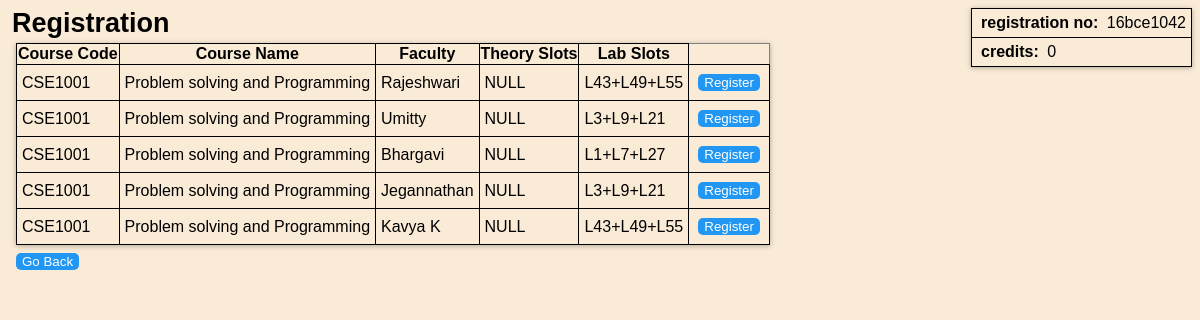
The app's page /register.php?CourseName=CSE1001 (signed in) with its own data.
### tables this page shows
CREATE TABLE `student` (
  `name` varchar(30) DEFAULT NULL,
  `regno` varchar(9) NOT NULL,
  `email` varchar(30) DEFAULT NULL,
  `pass` varchar(15) DEFAULT NULL,
  `credits` int(11) NOT NULL DEFAULT '0',
  `class` varchar(100) NOT NULL
);

CREATE TABLE `classes` (
  `classno` varchar(4) NOT NULL,
  `code` varchar(7) DEFAULT NULL,
  `Tslot` varchar(10) DEFAULT NULL,
  `Lslot` varchar(12) DEFAULT NULL,
  `Nos` int(11) DEFAULT '0',
  `faculty` varchar(35) DEFAULT NULL
);

CREATE TABLE `courses` (
  `code` varchar(7) NOT NULL,
  `course_name` varchar(40) DEFAULT NULL,
  `credits` int(11) DEFAULT NULL,
  `school` varchar(6) DEFAULT NULL,
  `prereq` varchar(10) DEFAULT NULL,
  `type` varchar(3) DEFAULT NULL
);

### register.php (the view, shortened to what this page needs)
<?php
  $db=mysqli_connect('localhost','root','','courseReg') or die('Connection failed');
?>
<!DOCTYPE html>
<html>
  <body>
  <span id="heading">Registration</span>
  <?php
    $cred="select credits from student where regno='".$_SESSION["REG"]."';";
    $creds=mysqli_query($db,$cred);
    $result1=mysqli_fetch_array($creds);
    echo "<table id='det'>";
    echo "<tr> <td> <b>registration no:</b> ".$_SESSION["REG"]."</td></tr>";
    echo "<tr> <td> <b>credits:</b> ".$result1['credits']."</td></tr>";
    echo "</table>";
  ?>
    <form method='get'action='reg.php'>
      <table>
        <tr>
          <th>Course Code</th>
          <th>Course Name</th>
          <th>Faculty</th>
          <th>Theory Slots</th>
          <th>Lab Slots</th>
        </tr>
      <?php
      $cno=$_GET['CourseName'];
      $query="SELECT * from classes,courses WHERE classes.code='$cno' AND classes.code=courses.code;";
      $result=mysqli_query($db,$query);
      while($row=mysqli_fetch_array($result)){
        echo '<tr>';
        echo '<td>'.$row['code'].'</td>';
        echo '<td>'.$row['course_name'].'</td>';
        echo '<td>'.$row['faculty'].'</td>';
        echo '<td>'.$row['Tslot'].'</td>';
        echo '<td>'.$row['Lslot'].'</td>';
        echo '<td> <button type=submit name="ClassNo" value='.$row['classno'].'>Register</button></td>';
        echo '</tr>';
      }
      echo "</table>";
    ?>
    </form>
    <form action="courses.php">
      <button type="submit" name="button">Go Back</button>
    </form>
  </body>
</html>

### register.php (style rules this page uses)
* { margin:4px; }
body { font-family:sans-serif; background-color: #faebd7; }
table { border-collapse: collapse; box-shadow: 0px 1px 5px rgba(0, 0, 0, 0.3); }
tr,td,th { border-style:solid; border-width: thin; }
#heading { font-weight: bolder; font-size: 27px; }
input, button { background: #2196F3; border: none; left: 0; color: #fff; bottom: 0; border: 0px solid rgba(0, 0, 0, 0.1); border-radius:5px; transform: rotateZ(0deg); transition: all 0.1s ease-out; }
#det { box-shadow: 0px 1px 5px rgba(0, 0, 0, 0.3); margin:0px; float: right; }
td { padding: 5px; }

### records on screen
student: credits "0"
classes: courses.code "CSE1001", courses.course_name "Problem solving and Programming", faculty "Rajeshwari", Tslot "NULL", Lslot "L43+L49+L55", $row['classno'] 1001 (drawn)
classes: courses.code "CSE1001", courses.course_name "Problem solving and Programming", faculty "Umitty", Tslot "NULL", Lslot "L3+L9+L21", $row['classno'] 1002 (drawn)
classes: courses.code "CSE1001", courses.course_name "Problem solving and Programming", faculty "Bhargavi", Tslot "NULL", Lslot "L1+L7+L27", $row['classno'] 1003 (drawn)
classes: courses.code "CSE1001", courses.course_name "Problem solving and Programming", faculty "Jegannathan", Tslot "NULL", Lslot "L3+L9+L21", $row['classno'] 1004 (drawn)
classes: courses.code "CSE1001", courses.course_name "Problem solving and Programming", faculty "Kavya K", Tslot "NULL", Lslot "L43+L49+L55", $row['classno'] 1005 (drawn)

### other values on screen
$_SESSION["REG"] "16bce1042"
